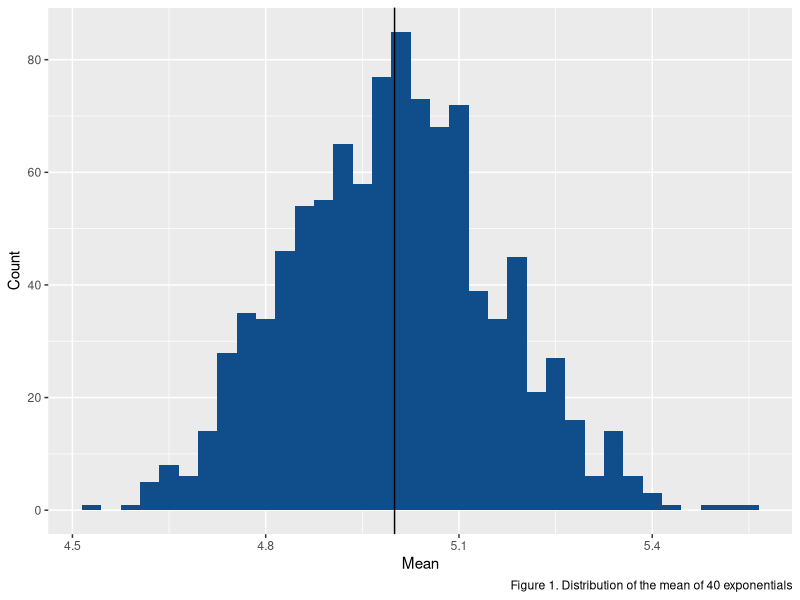
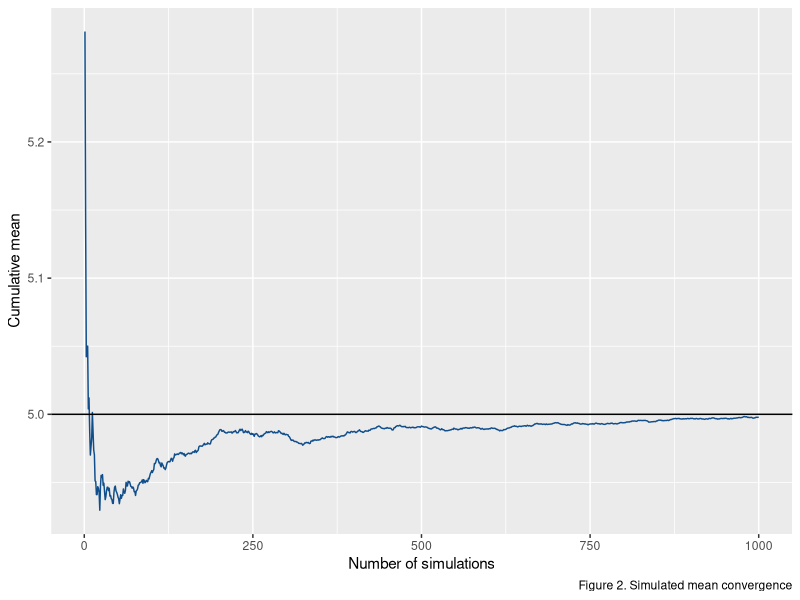
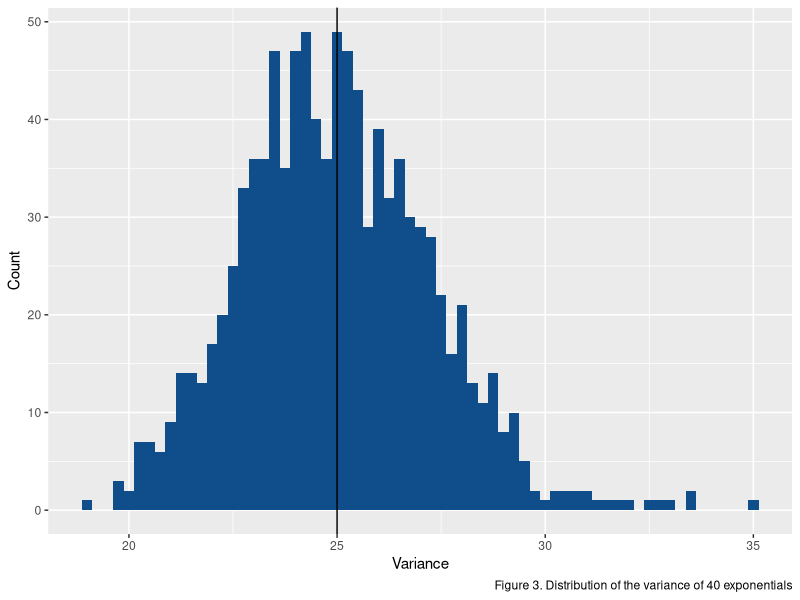
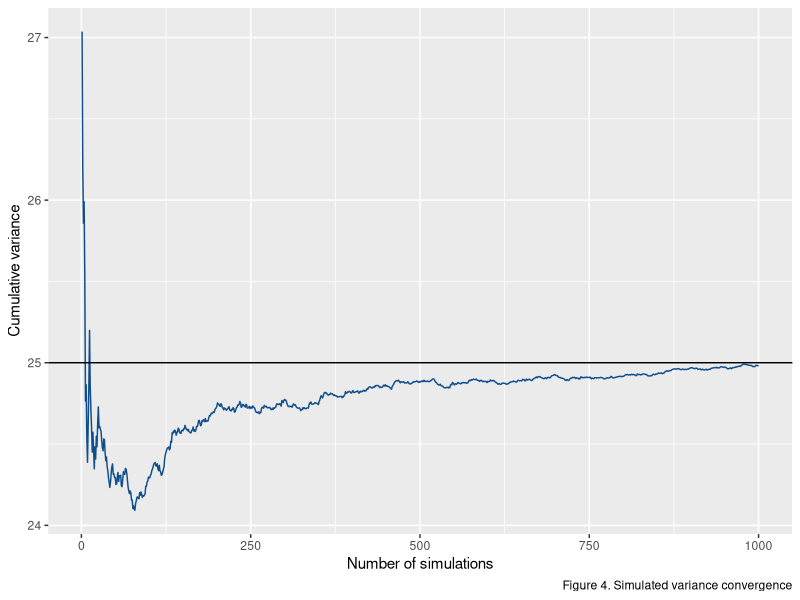
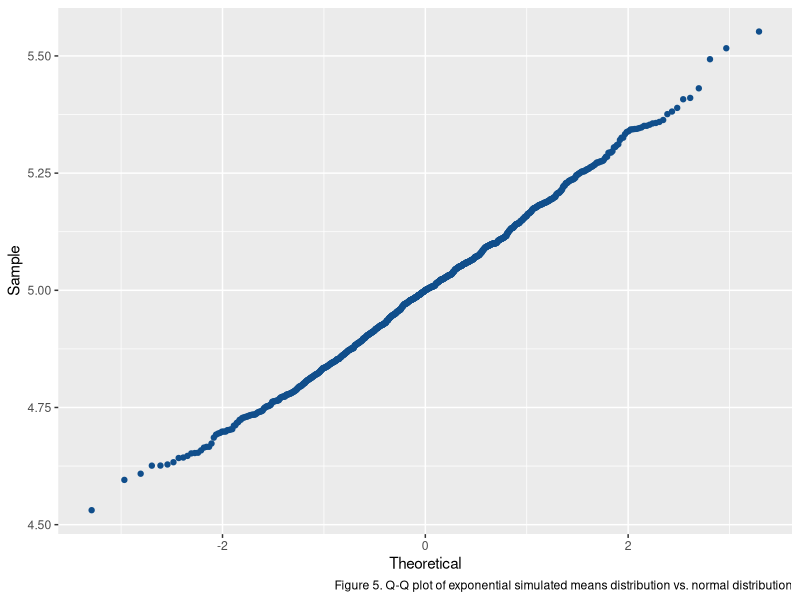

These charts were generated, in order, by the following R code:
## ---- chunk 1
knitr::opts_chunk$set(echo = TRUE)
## ---- chunk 2

lambda <- 0.2
n = 1000
sim.results <- data.frame(n = seq(1, n), mean = rep(NA, n), cum.mean = rep(NA, n),
                          variance = rep(NA, n), cum.variance = rep(NA, n))
for (i in 1:n) {
    sim = rexp(n, lambda)
    sim.results$mean[i] <- mean(sim)
    sim.results$variance[i] <- var(sim)
    sim.results$cum.mean[i] <- mean(sim.results$mean[1:i])
    sim.results$cum.variance[i] <- mean(sim.results$variance[1:i])
}
## ---- chunk 3
library(ggplot2)
ggplot(sim.results, aes(mean)) + 
    geom_histogram(binwidth = 0.03, fill = "dodgerblue4") +
    labs(x = "Mean", y = "Count", 
         caption = "Figure 1. Distribution of the mean of 40 exponentials") +
    geom_vline(aes(xintercept = 1 / lambda))
## ---- chunk 4
ggplot(sim.results, aes(x = n, y = cum.mean)) +
    geom_line(color = "dodgerblue4") +
    labs(x = "Number of simulations", y = "Cumulative mean",
         caption = "Figure 2. Simulated mean convergence") +
    geom_hline(aes(yintercept = 1 / lambda))
## ---- chunk 5
ggplot(sim.results, aes(variance)) +
    geom_histogram(binwidth = 0.25, fill = "dodgerblue4") +
    labs(x = "Variance", y = "Count",
         caption = "Figure 3. Distribution of the variance of 40 exponentials") +
    geom_vline(aes(xintercept = (1 / lambda)^2))
## ---- chunk 6
ggplot(sim.results, aes(x = n, y = cum.variance)) +
    geom_line(color = "dodgerblue4") +
    labs(x = "Number of simulations", y = "Cumulative variance",
         caption = "Figure 4. Simulated variance convergence") +
    geom_hline(aes(yintercept = (1 / lambda^2))) 
## ---- chunk 7
ggplot(sim.results, aes(sample = mean)) +
    stat_qq(color = "dodgerblue4", distribution = qnorm) +
    labs(x = "Theoretical", y ="Sample", 
         caption = "Figure 5. Q-Q plot of exponential simulated means distribution vs. normal distribution")
